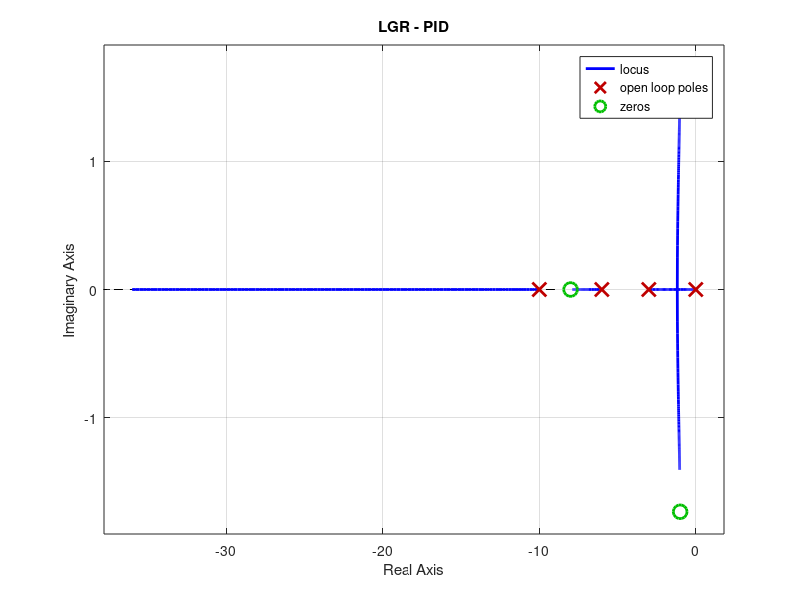
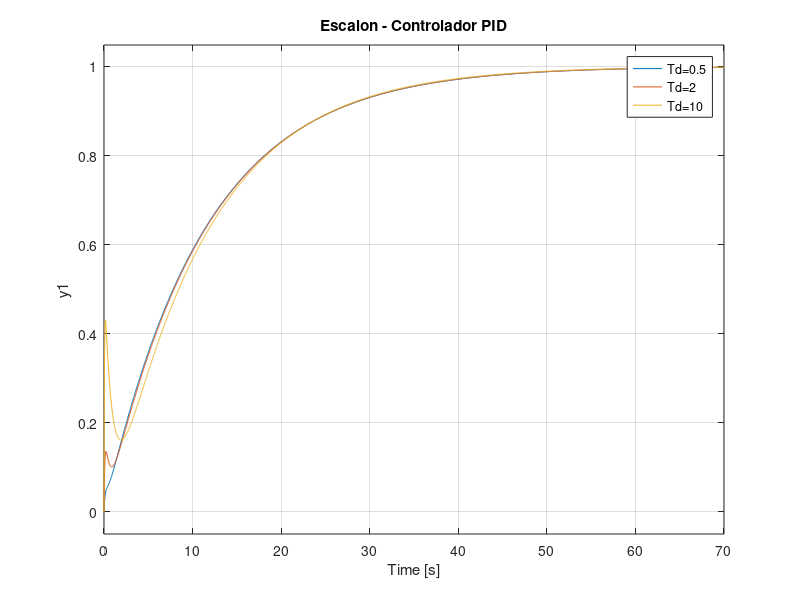

MATLAB code for these plots, in order:
%% Ejercicio 1 - LGR Proporcional
clc
z = [-8];
p = [-3 -6 -10];
[num, den] = zp2tf(z,p,1);
Gp = tf(num, den)

kp = 1;
GcP = tf(kp);

FTLA = GcP * Gp;

figure(1)
    rlocus(FTLA)
    title('LGR Controlador Proporcional')
    % es estable, los polos estan a la izquierda

%====Salida del Sistema en LC====
FTLC1 = feedback(GcP*Gp, 1);

kp = 10;
    GcP = tf(kp);
    FTLC2 = feedback(GcP*Gp, 1);

kp = 25;
    GcP = tf(kp);
    FTLC3 = feedback(GcP*Gp, 1);

figure(2)
step(FTLC1, FTLC2, FTLC3)
    title('Escalon - Controlador Proporcional')
    legend('kp = 1', 'kp = 10', 'kp = 25')
    % a medida que aumento el k, el sobreimpulso es mayor
        % se estabiliza mas rapido y responde mas rapido

%% Ejercicio 2 - Diseñar controlador (sin y con PI)
            % tiempo pico < 0,2
            % sobrepico < 20%
            % Ess 0
clc
z = [-8];
p = [-3 -6 -10];
[num, den] = zp2tf(z,p,1);
Gp = tf(num, den)

kp = 1;
Ti = 0.5;
num = [kp*Ti kp];
den = [Ti 0];
GcPI = tf(num, den);

FTLA_PI = GcPI * Gp;

figure(1)
    rlocus(FTLA_PI)
    title('LGR - Controlador PI')

%=====Salida del Sistema en LC (PI)=====
FTLC1 = feedback(FTLA_PI, 1);

Ti = 2;
    num = [kp*Ti kp];
    den = [Ti 0];
    GcPI = tf(num, den);
    FTLC2 = feedback(GcPI*Gp, 1);

Ti = 5;
    num = [kp*Ti kp];
    den = [Ti 0];
    GcPI = tf(num, den);
    FTLC3 = feedback(GcPI*Gp, 1);   

figure(2)
    step(FTLC1, FTLC2, FTLC3)
    title('Escalon - Controlador PI')
    legend('Ti=0.5', 'Ti=2', 'Ti=5')
    ylim([0 1.2])

%% Ejercicio 2) con PID
clc
z = [-8];
p = [-3 -6 -10];
[num, den] = zp2tf(z,p,1);
Gp = tf(num, den)

kp = 1;
Ti = 0.5;
Td = 0.5;

num = [kp*Td*Ti kp*Ti kp];
den = [Ti 0];
GcPID = tf(num, den);
FTLAPID = GcPID * Gp;

figure(1)
    rlocus(FTLAPID)
    title('LGR - PID')

%=====Salida del Sistema en LC (PI)=====
FTLC1 = feedback(FTLAPID, 1);

Td = 2;
    num = [kp*Td*Ti kp*Ti kp];
    den = [Ti 0];
    GcPID = tf(num, den);
    FTLC2 = feedback(GcPID*Gp,1);

Td = 10;
    num = [kp*Td*Ti kp*Ti kp];
    den = [Ti 0];
    GcPID = tf(num, den);
    FTLC3 = feedback(GcPID*Gp, 1)

figure(2)
    step(FTLC1, FTLC2, FTLC3)
    title('Escalon - Controlador PID')
    legend('Td=0.5', 'Td=2', 'Td=10')
